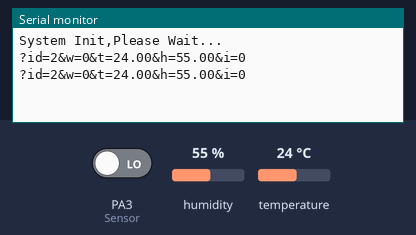
Recording of a sketch running on a simulated STM32 Blue Pill. Parts: the last lines printed to the serial monitor. Inputs (shaded band) come from the test bench; at power-on: humidity 55 %, PA3 (Sensor) LOW, temperature 24 °C.

Above: at 1.8 s.
1.9 s: humidity set to 22 %
At 2.5 s:
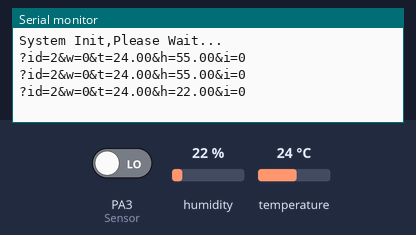
3.4 s: PA3 (Sensor) driven HIGH
At 4.6 s:
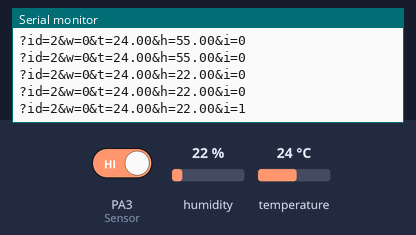
4.9 s: temperature set to 12 °C
At 6.0 s:
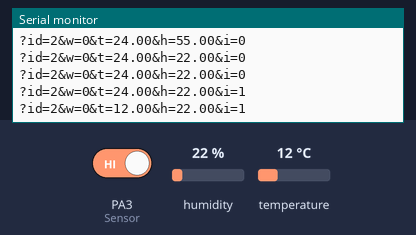
6.4 s: PA3 (Sensor) driven LOW
At 7.7 s:
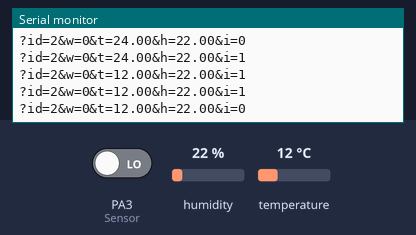
7.9 s: humidity set to 40 %
At 8.7 s:
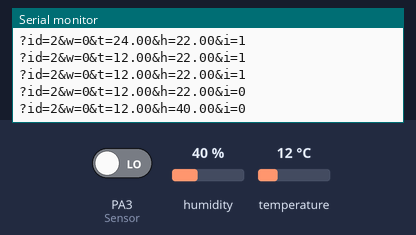
Timing chart, 0 to 10.4 s (numbered marks = the images above; inputs shaded):
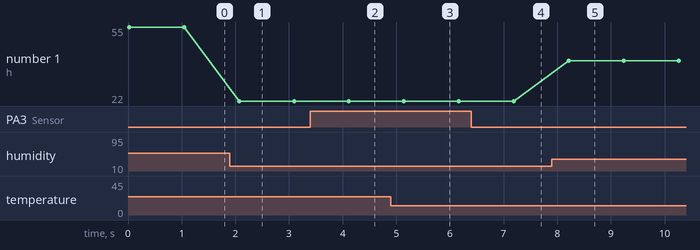

The sketch:

arduino.ino
```cpp
#include<SoftwareSerial.h>
#include<HX711.h>
#include<dht11.h>
#define DHT11PIN 2
SoftwareSerial serial2(6,7);
Hx711 scale(A1, A0);
dht11 DHT11;
int Sensor= 3; //data针接口为任意I/O口即可
String s1 = "";
void HX711Init(void)
{
  Serial.println("System Init,Please Wait...");

  long offset= scale.getAverageValue(30);//计算偏移量(此时称必须保持水平且称上不能有东西！！！)
  scale.setOffset(offset);//设置偏移
  scale.setScale(405);//设置比例(此值需要根据不同的重量传感器自己设置！)
}
void setup() {
  Serial.begin(9600);
  serial2.begin(38400);
  pinMode(DHT11PIN,OUTPUT);
  pinMode(Sensor, INPUT);
  HX711Init();
}

void loop() {
  s1+="?id=2&";
  s1+="w=";
  s1+=(int)scale.getWeight(10)>0?(int)scale.getWeight(10):-(int)scale.getWeight(10);
  s1+="&";
  int chk = DHT11.read(DHT11PIN);
  int SensorState = digitalRead(Sensor);
  s1+="t=";
  s1+=((int)((float)DHT11.temperature)*100)/100.0;
  s1+="&";
  s1+="h=";
  s1+=((int)((float)DHT11.humidity)*100)/100.0;
  s1+="&";
  s1+="i=";
  s1+=SensorState;
  Serial.println(s1);
  serial2.println(s1);
  delay(1000);
  s1="";

}
```

Measured:
- after the input at 1.9 s, the serial monitor: prints a new line after 0.17 s (image 1)
- after the input at 3.4 s, the serial monitor: prints a new line after 0.72 s (image 2)
- after the input at 4.9 s, the serial monitor: prints a new line after 0.24 s (image 3)
- after the input at 6.4 s, the serial monitor: prints a new line after 0.79 s (image 4)
- after the input at 7.9 s, the serial monitor: prints a new line after 0.31 s (image 5)
- plotted number 1: 55 → 22 after the input at 1.9 s, 22 → 40 after the input at 7.9 s
